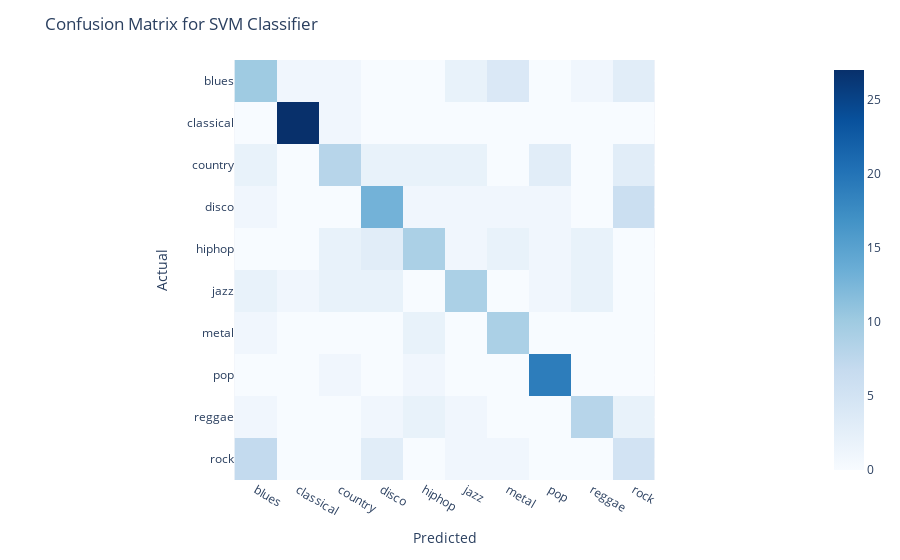

The cell this chart's notebook holds for it:
### Markdown cell above
## SVM 

An SVM is a kernel-based supervised learning model that tries to find a (set of) hyperplane(s) that separates the data into classes.
The hyperplane should maximizes the margin between the classes.
Kernels can be linear, polynomial, or radial basis functions (RBF).
A deep-dive on SVMs is beyond the scope of this notebook, but you can read more about them [here](https://queirozf.com/entries/choosing-c-hyperparameter-for-svm-classifiers-examples-with-scikit-learn).

When using a One versus Rest decision method, an SVM model compares one class against the rest of the classes, for each of the classes in the data. 
Data from the classes is transformed by kernel function, making them linearly seperable.
After the transformation, class separation is learned by selecting "support vectors", or the data points from this class that maximize the margin between the classes.
Imagine support vectors as the "truest vector of this class".

Our implementation will make use of the `SVC` module from `sklearn.svm` to train our model.

### Code cell
# Initialize the SVM classifier
svm_classifier = SVC(kernel='linear', C=1.0, random_state=42)

# Train the classifier
svm_classifier.fit(X_train, y_train)

# Make predictions on the test data
predictions = svm_classifier.predict(X_test)

# Evaluate
svm_accuracy = accuracy_score(y_test, predictions)
svm_f1_score = f1_score(y_test, predictions, average='weighted')
svm_confusion_matrix = confusion_matrix(y_test, predictions)
svm_classification_report = classification_report(y_test, predictions)

print("Accuracy:", svm_accuracy)
print("F1 Score:", svm_f1_score)
print("Classification Report:\n", svm_classification_report)
plot_confusion_matrix(svm_confusion_matrix, title="Confusion Matrix for SVM Classifier")

### Figure 1 — Plotly figure (JSON) as saved in the notebook; plotly's stock layout.template omitted (floating-point values rounded to 4 significant figures)
{"data": [{"coloraxis": "coloraxis", "hovertemplate": "x: %{x}<br>y: %{y}<br>color: %{z}<extra></extra>", "name": "0", "type": "heatmap", "x": ["blues", "classical", "country", "disco", "hiphop", "jazz", "metal", "pop", "reggae", "rock"], "xaxis": "x", "y": ["blues", "classical", "country", "disco", "hiphop", "jazz", "metal", "pop", "reggae", "rock"], "yaxis": "y", "z": [[10, 1, 1, 0, 0, 2, 4, 0, 1, 3], [0, 27, 1, 0, 0, 0, 0, 0, 0, 0], [2, 0, 8, 2, 2, 2, 0, 3, 0, 3], [1, 0, 0, 13, 1, 1, 1, 1, 0, 6], [0, 0, 2, 3, 9, 1, 2, 1, 2, 0], [2, 1, 2, 2, 0, 9, 0, 1, 2, 0], [1, 0, 0, 0, 2, 0, 9, 0, 0, 0], [0, 0, 1, 0, 1, 0, 0, 19, 0, 0], [1, 0, 0, 1, 2, 1, 0, 0, 8, 2], [7, 0, 0, 3, 0, 1, 1, 0, 0, 5]]}], "layout": {"coloraxis": {"colorscale": [[0, "rgb(247,251,255)"], [0.125, "rgb(222,235,247)"], [0.25, "rgb(198,219,239)"], [0.375, "rgb(158,202,225)"], [0.5, "rgb(107,174,214)"], [0.625, "rgb(66,146,198)"], [0.75, "rgb(33,113,181)"], [0.875, "rgb(8,81,156)"], [1, "rgb(8,48,107)"]]}, "margin": {"t": 60}, "title": {"text": "Confusion Matrix for SVM Classifier"}, "xaxis": {"anchor": "y", "constrain": "domain", "domain": [0, 1], "scaleanchor": "y", "title": {"text": "Predicted"}}, "yaxis": {"anchor": "x", "autorange": "reversed", "constrain": "domain", "domain": [0, 1], "title": {"text": "Actual"}}}}
